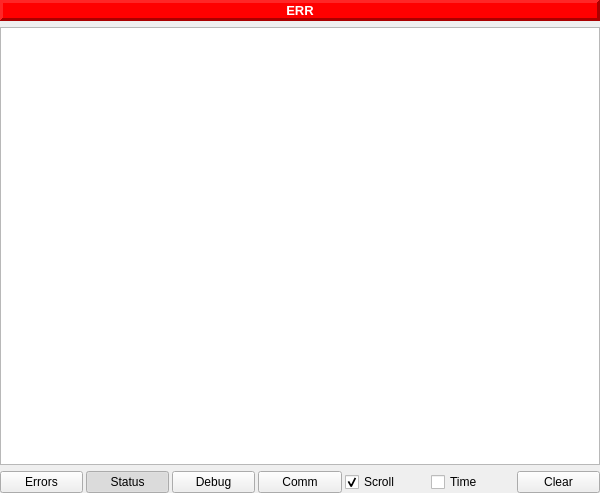
<?xml version="1.0" encoding="UTF-8"?>
<ui version="4.0">
 <class>log_widget</class>
 <widget class="QWidget" name="log_widget">
  <property name="geometry">
   <rect>
    <x>0</x>
    <y>0</y>
    <width>600</width>
    <height>493</height>
   </rect>
  </property>
  <property name="windowTitle">
   <string>Form</string>
  </property>
  <layout class="QVBoxLayout" name="verticalLayout">
   <property name="spacing">
    <number>6</number>
   </property>
   <property name="leftMargin">
    <number>0</number>
   </property>
   <property name="topMargin">
    <number>0</number>
   </property>
   <property name="rightMargin">
    <number>0</number>
   </property>
   <property name="bottomMargin">
    <number>0</number>
   </property>
   <item>
    <widget class="QLabel" name="error_display">
     <property name="font">
      <font>
       <pointsize>10</pointsize>
       <weight>75</weight>
       <bold>true</bold>
      </font>
     </property>
     <property name="styleSheet">
      <string notr="true">background-color: rgb(255, 0, 0);
color: rgb(255, 255, 255);</string>
     </property>
     <property name="frameShape">
      <enum>QFrame::Panel</enum>
     </property>
     <property name="frameShadow">
      <enum>QFrame::Raised</enum>
     </property>
     <property name="lineWidth">
      <number>3</number>
     </property>
     <property name="text">
      <string>ERR</string>
     </property>
     <property name="alignment">
      <set>Qt::AlignCenter</set>
     </property>
     <property name="wordWrap">
      <bool>true</bool>
     </property>
     <property name="margin">
      <number>2</number>
     </property>
    </widget>
   </item>
   <item>
    <widget class="QPlainTextEdit" name="log_output">
     <property name="font">
      <font>
       <family>Courier</family>
       <pointsize>8</pointsize>
       <weight>50</weight>
       <bold>false</bold>
      </font>
     </property>
     <property name="autoFillBackground">
      <bool>false</bool>
     </property>
     <property name="readOnly">
      <bool>true</bool>
     </property>
     <property name="centerOnScroll">
      <bool>false</bool>
     </property>
     <property name="placeholderText">
      <string/>
     </property>
    </widget>
   </item>
   <item>
    <layout class="QHBoxLayout" name="horizontalLayout">
     <property name="spacing">
      <number>3</number>
     </property>
     <item>
      <widget class="QPushButton" name="err_btn">
       <property name="text">
        <string>Errors</string>
       </property>
       <property name="checkable">
        <bool>true</bool>
       </property>
       <attribute name="buttonGroup">
        <string notr="true">buttonGroup</string>
       </attribute>
      </widget>
     </item>
     <item>
      <widget class="QPushButton" name="status_btn">
       <property name="text">
        <string>Status</string>
       </property>
       <property name="checkable">
        <bool>true</bool>
       </property>
       <property name="checked">
        <bool>true</bool>
       </property>
       <property name="default">
        <bool>false</bool>
       </property>
       <attribute name="buttonGroup">
        <string notr="true">buttonGroup</string>
       </attribute>
      </widget>
     </item>
     <item>
      <widget class="QPushButton" name="debug_btn">
       <property name="text">
        <string>Debug</string>
       </property>
       <property name="checkable">
        <bool>true</bool>
       </property>
       <attribute name="buttonGroup">
        <string notr="true">buttonGroup</string>
       </attribute>
      </widget>
     </item>
     <item>
      <widget class="QPushButton" name="comms_btn">
       <property name="text">
        <string>Comm</string>
       </property>
       <property name="checkable">
        <bool>true</bool>
       </property>
       <attribute name="buttonGroup">
        <string notr="true">buttonGroup</string>
       </attribute>
      </widget>
     </item>
     <item>
      <widget class="QCheckBox" name="scroll_btn">
       <property name="text">
        <string>Scroll</string>
       </property>
       <property name="checked">
        <bool>true</bool>
       </property>
      </widget>
     </item>
     <item>
      <widget class="QCheckBox" name="timestamp_box">
       <property name="text">
        <string>Time</string>
       </property>
      </widget>
     </item>
     <item>
      <widget class="QPushButton" name="clear_btn">
       <property name="toolTip">
        <string>&lt;html&gt;&lt;head/&gt;&lt;body&gt;&lt;p&gt;This clears the log and also resets the timestamp.&lt;/p&gt;&lt;/body&gt;&lt;/html&gt;</string>
       </property>
       <property name="text">
        <string>Clear</string>
       </property>
      </widget>
     </item>
    </layout>
   </item>
  </layout>
 </widget>
 <resources/>
 <connections/>
 <buttongroups>
  <buttongroup name="buttonGroup"/>
 </buttongroups>
</ui>
